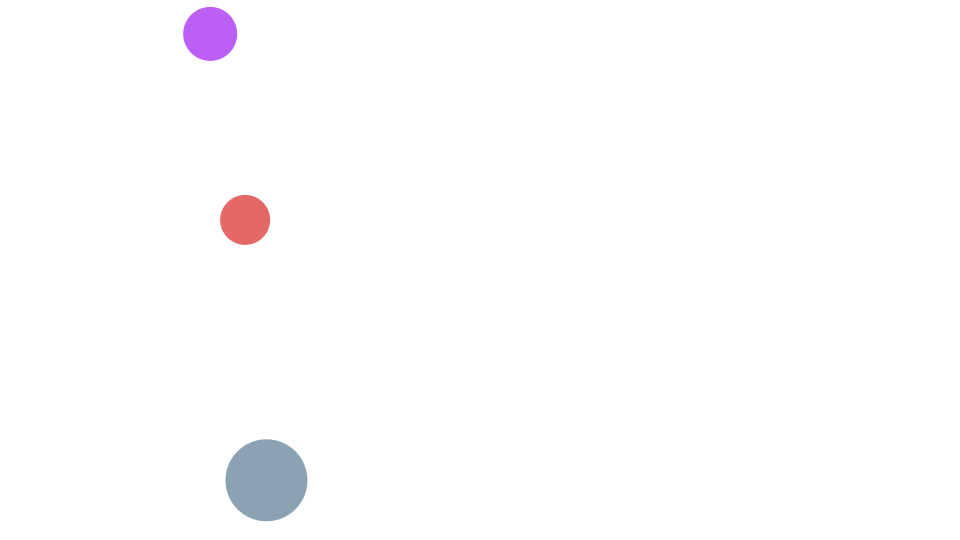
Frame 1 (no input)
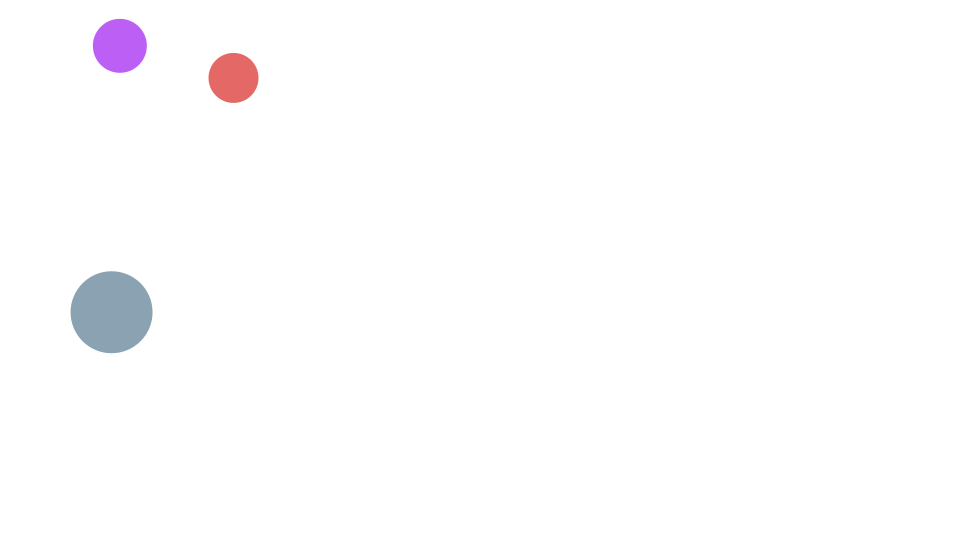
Frame 60 (the mouse pressed at the canvas centre just before this capture)
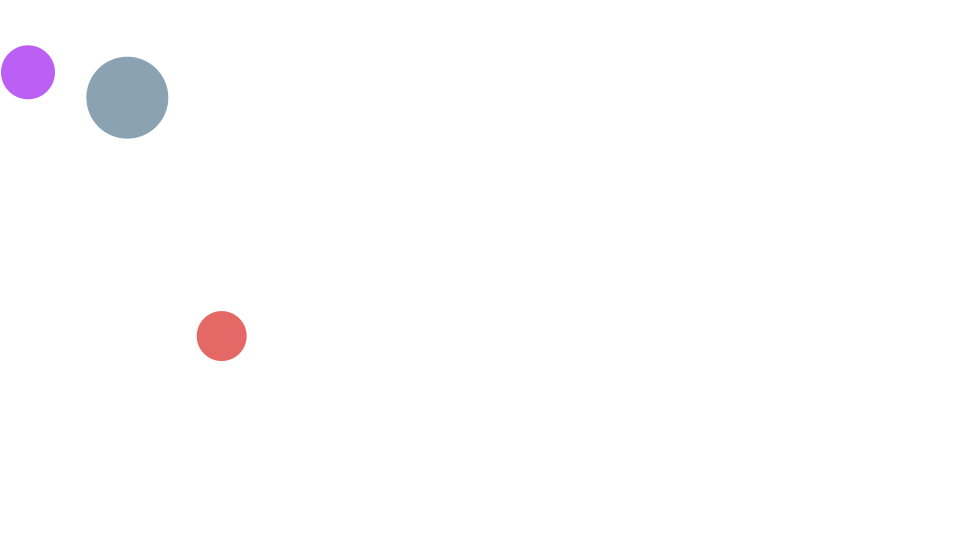
Frame 120 (the mouse held since frame 60 and released just before this capture)

The Processing sketch that drew these frames (run headless with seeded random() and noise(); from frame 60 on, the mouse is pressed at the canvas centre):

// Processing sketch: sketch10
// ── sketch10.pde
Ball b1, b2, b3;

void setup() {
  size(960, 540);

  b1 = new Ball();
  b2 = new Ball();
  b3 = new Ball();
}

void draw() {
  background(255);

  // ３つボールを動かす
  b1.update();
  b2.update();
  b3.update();
  // ３つのボールを描画する
  b1.display();
  b2.display();
  b3.display();
}

class Ball {
  // フィールド
  float x, y;   // 位置
  float vx, vy; // 速度
  int radius;   // 半径
  color c;      // 色

  // コンストラクタ
  Ball() {
    radius = (int)random(25, 50);
    x = random(radius, width-radius);
    y = random(radius, height-radius);
    vx = random(-5, 5);
    vy = random(-5, 5);
    c = color(random(255), random(255), random(255), random(128, 255));
  }

  // 値の更新、当たり判定を行うupdateメソッド
  void update() {
    x += vx;
    y += vy;
    if (x-radius <= 0 || x+radius >= width) {
      vx *= -1;
    }
    if (y-radius <= 0 || y+radius >= height) {
      vy *= -1;
    }
  }

  // 図形の描画を行うdisplayメソッド
  void display() {
    noStroke();
    fill(c);
    ellipse(x, y, radius*2, radius*2);
  }
}
